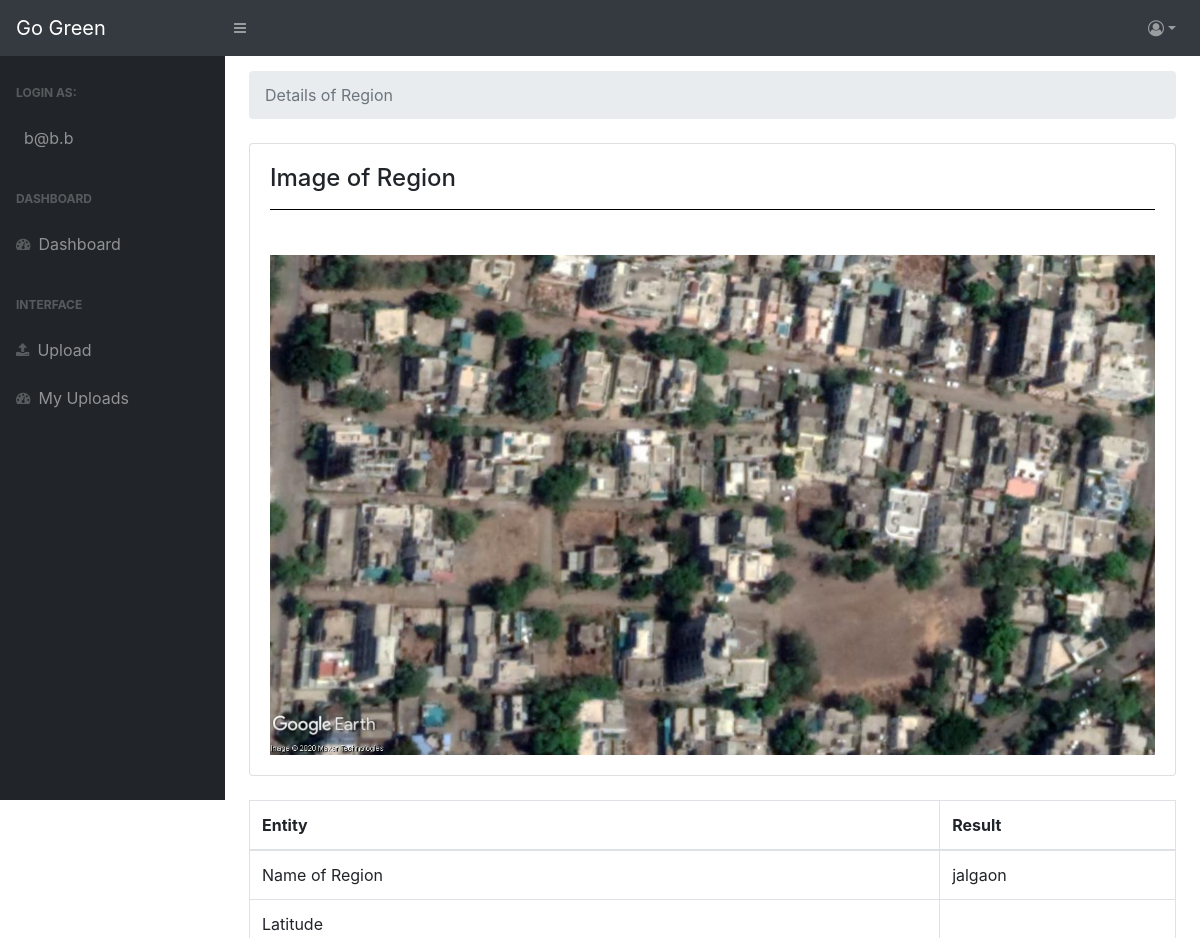
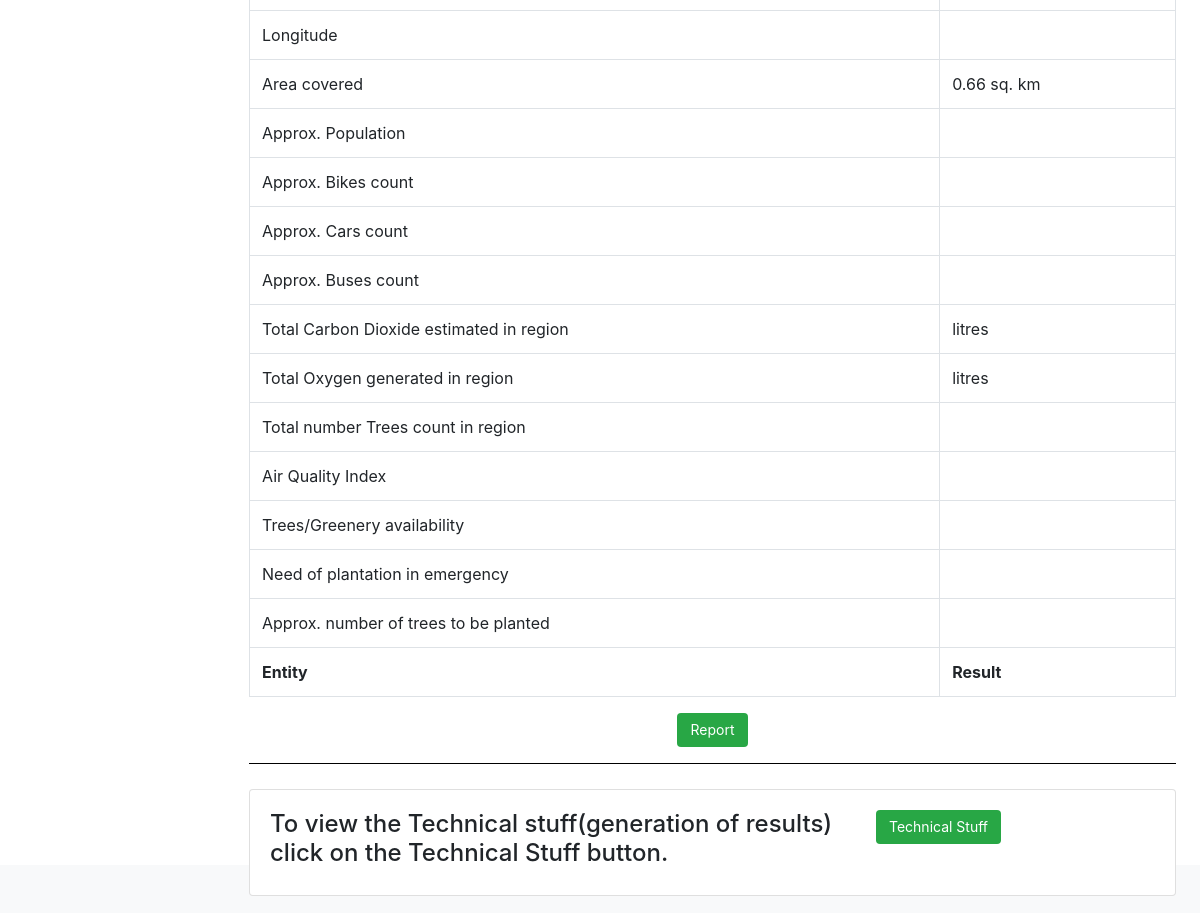
Page /details/2 (signed in) on the committed database (2 pictures, top to bottom).
### app.py (models this page shows)
class User(UserMixin,db.Model):
    id = db.Column(db.Integer,primary_key=True,autoincrement=True)
    username = db.Column(db.String(200), unique=True, nullable=False)
    email = db.Column(db.String(200), unique=True, nullable=False)
    password = db.Column(db.String(200))

class Imagee(db.Model):
    id = db.Column(db.Integer,primary_key=True,autoincrement=True)
    username = db.Column(db.String(200),nullable=False)
    email = db.Column(db.String(200),nullable=False)
    path = db.Column(db.String(200),nullable=False)
    place = db.Column(db.String(200),nullable=False)
    latitude = db.Column(db.String(200), nullable=False)
    longitude = db.Column(db.String(200), nullable=False)
    population = db.Column(db.String(200), nullable=False)
    bikes = db.Column(db.String(200), nullable=False)
    car = db.Column(db.String(200), nullable=False)
    bus = db.Column(db.String(200), nullable=False)
    mask = db.Column(db.String(200), nullable=False)
    counter = db.Column(db.String(200), nullable=False)
    carbon = db.Column(db.String(200), nullable=False)
    oxygen = db.Column(db.String(200), nullable=False)
    trees = db.Column(db.String(200), nullable=False)
    aqi = db.Column(db.String(200), nullable=False)
    greenery = db.Column(db.String(200), nullable=False)
    plantation = db.Column(db.String(200), nullable=False)
    planted = db.Column(db.String(200), nullable=False)

### app.py (the view)
@app.route('/details/<id>',methods=['GET'])
@login_required
def get_details(id):
    information = Imagee.query.filter_by(id=id).first()
    return render_template('details.html',information=information)

### app.py (called while the page is built)
@login_manager.user_loader
def get(id):
    return User.query.get(id)

### templates/details.html (shortened to what this page needs)
<!DOCTYPE html>
<html lang="en">
<head>
<link rel='stylesheet' href='https://cdnjs.cloudflare.com/ajax/libs/font-awesome/4.7.0/css/font-awesome.css'>
<link rel='stylesheet' href='https://cdnjs.cloudflare.com/ajax/libs/twitter-bootstrap/4.1.1/css/bootstrap.css'>
<link rel='stylesheet' href='https://cdn.datatables.net/1.10.19/css/dataTables.bootstrap4.min.css'>
<link rel='stylesheet' href='https://cdn.datatables.net/buttons/1.5.2/css/buttons.bootstrap4.min.css'>
<link href="http://127.0.0.1:5000/static/css/styles.css" rel="stylesheet" />
<link href="https://cdn.datatables.net/1.10.20/css/dataTables.bootstrap4.min.css" rel="stylesheet" />
</head>
<body class="sb-nav-fixed">
        <nav class="sb-topnav navbar navbar-expand navbar-dark bg-dark">
            <a class="navbar-brand" href="/home">Go Green</a><button class="btn btn-link btn-sm order-1 order-lg-0" id="sidebarToggle" href="#"><i class="fa fa-bars" aria-hidden="true"></i></button>
            <ul class="navbar-nav ml-auto ml-md-0">
                <li class="nav-item dropdown">
                    <a class="nav-link dropdown-toggle" id="userDropdown" href="#" role="button" data-toggle="dropdown" aria-haspopup="true" aria-expanded="false"><i class="fa fa-user-circle-o" aria-hidden="true"></i></a>
                </li>
            </ul>
        </nav>
        <div id="layoutSidenav">
            <div id="layoutSidenav_nav">
                <nav class="sb-sidenav accordion sb-sidenav-dark" id="sidenavAccordion">
                    <div class="sb-sidenav-menu">
                        <div class="nav">
                            <div class="sb-sidenav-menu-heading">Login as:</div>
                            <a class="nav-link"><div class="sb-nav-link-icon"></div>{{current_user.email}}</a>
                            <div class="sb-sidenav-menu-heading">Dashboard</div>
                            <a class="nav-link" href="/home"><div class="sb-nav-link-icon"><i class="fa fa-tachometer"></i></div>Dashboard</a>
                            <div class="sb-sidenav-menu-heading">Interface</div>
                                <a class="nav-link" href="/upload"><div class="sb-nav-link-icon"><i class="fa fa-upload" aria-hidden="true"></i></div>Upload</a>
                                <a class="nav-link" href="/myuploads"><div class="sb-nav-link-icon"><i class="fa fa-tachometer"></i></div>My Uploads</a>
                    </div>
                </nav>
            </div>
            <div id="layoutSidenav_content">
                <main>
                    <div class="container-fluid">
                        <div id="example">
                        <ol class="breadcrumb mb-4" style="margin-top: 15px;">
                            <li class="breadcrumb-item active">Details of Region</li>
                        </ol>
<div class="card mb-4">
    <div class="card-body"><h4>Image of Region</h4><hr style="background-color: black;margin-bottom: 5px;"></div>
    <div class="card-body">
        <div class="row">
            <div class="col-sm-12"><img src="http://127.0.0.1:5000/{{information.path}}" class="img-fluid" style="height: 500px;width: 1200px;"></div>
        </div>
    </div>
</div>
<table class="table table-bordered" style="width:100%">
<thead>
<tr>
<th>Entity</th>
<th>Result</th>
</tr>
</thead>
<tbody>
<tr>
<td>Name of Region</td>
<td>{{information.place}}</td>
</tr>
<tr>
<td>Latitude</td>
<td>{{information.latitude}}</td>
</tr>
<tr>
<td>Longitude</td>
<td>{{information.longitude}}</td>
</tr>
<tr>
<td>Area covered</td>
<td>0.66 sq. km</td>
</tr>
<tr>
<td>Approx. Population</td>
<td>{{information.population}}</td>
</tr>
<tr>
<td>Approx. Bikes count</td>
<td>{{information.bikes}}</td>
</tr>
<tr>
<td>Approx. Cars count</td>
<td>{{information.car}}</td>
</tr>
<tr>
<td>Approx. Buses count</td>
<td>{{information.bus}}</td>
</tr>
<tr>
<td>Total Carbon Dioxide estimated in region</td>
<td>{{information.carbon}} litres</td>
</tr>
<td>Total Oxygen generated in region</td>
<td>{{information.oxygen}} litres</td>
<td>Total number Trees count in region</td>
<td>{{information.trees}}</td>
<tr>
<td>Air Quality Index</td>
<td>{{information.aqi}}</td>
</tr>
<tr>
<td>Trees/Greenery availability</td>
<td>{{information.greenery}}</td>
</tr>
<tr>
<td>Need of plantation in emergency</td>
<td>{{information.plantation}}</td>
</tr>
<tr>
<td>Approx. number of trees to be planted</td>
<td>{{information.planted}}</td>
</tr>
</tbody>
<tfoot>
<tr>
<th>Entity</th>
<th>Result</th>
</tr>
</tfoot>
</table>
</div>
                        <div class="text-center">
<input type="button" class="btn btn-success" value="Report" onclick="printDiv()">
                        </div>
<hr style="background-color: black;">
<div class="card" style="margin-top :25px;margin-bottom: 25px;">
    <div class="card-body">
        <div class="row">
            <div class="col-sm-8"><h4>To view the Technical stuff(generation of results) click on the Technical Stuff button.</h4></div>
            <div class="col-sm-4"><a href="/techstuff/{{information.id}}" type="button" class="btn btn-success">Technical Stuff</a></div>
        </div>
    </div>
</div>
</div>
</div>
</div>
    </body>
</html>

### templates/details.html (style rules this page uses)
a { color: #337ab7; text-decoration: none; }
i { margin-bottom:4px; }
.btn { display: inline-block; font-size: 14px; font-weight: 400; line-height: 1.42857143; text-align: center; white-space: nowrap; vertical-align: middle; cursor: pointer; user-select: none; background-image: none; border: 1px solid transparent; border-radius: 4px; }

### rows in the picture
User: email "b@b.b"
Imagee: path (picture), place "jalgaon"
